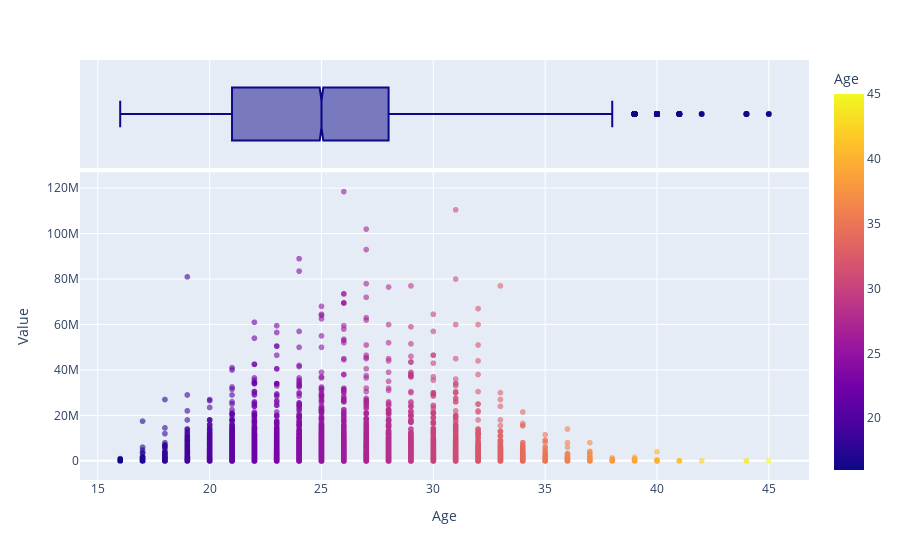

The notebook cell this image was saved under:
### Code cell
ex.scatter(x='Age', y='Value', data_frame=perf_df,
           color='Age', opacity=0.6, marginal_x='box')

### Figure 1 — Plotly figure (JSON) as saved in the notebook; plotly's stock layout.template omitted (floating-point values rounded to 4 significant figures; data arrays with more than 128 entries replaced by an {"elided": "..."} marker saying what was removed)
{"data": [{"hovertemplate": "Age=%{marker.color}<br>Value=%{y}<extra></extra>", "legendgroup": "", "marker": {"color": {"elided": "18207 int values"}, "coloraxis": "coloraxis", "opacity": 0.6, "symbol": "circle"}, "mode": "markers", "name": "", "showlegend": false, "type": "scattergl", "x": {"elided": "18207 int values"}, "xaxis": "x", "y": {"elided": "18207 int values"}, "yaxis": "y"}, {"alignmentgroup": "True", "hovertemplate": "Age=%{x}<extra></extra>", "legendgroup": "", "marker": {"color": "#0d0887", "symbol": "circle"}, "name": "", "notched": true, "offsetgroup": "", "showlegend": false, "type": "box", "x": {"elided": "18207 int values"}, "xaxis": "x2", "yaxis": "y2"}], "layout": {"coloraxis": {"colorbar": {"title": {"text": "Age"}}, "colorscale": [[0, "#0d0887"], [0.1111, "#46039f"], [0.2222, "#7201a8"], [0.3333, "#9c179e"], [0.4444, "#bd3786"], [0.5556, "#d8576b"], [0.6667, "#ed7953"], [0.7778, "#fb9f3a"], [0.8889, "#fdca26"], [1, "#f0f921"]]}, "legend": {"tracegroupgap": 0}, "margin": {"t": 60}, "xaxis": {"anchor": "y", "domain": [0, 1], "title": {"text": "Age"}}, "xaxis2": {"anchor": "y2", "domain": [0, 1], "matches": "x", "showgrid": true, "showticklabels": false}, "yaxis": {"anchor": "x", "domain": [0, 0.7326], "title": {"text": "Value"}}, "yaxis2": {"anchor": "x2", "domain": [0.7426, 1], "matches": "y2", "showgrid": false, "showline": false, "showticklabels": false, "ticks": ""}}}
